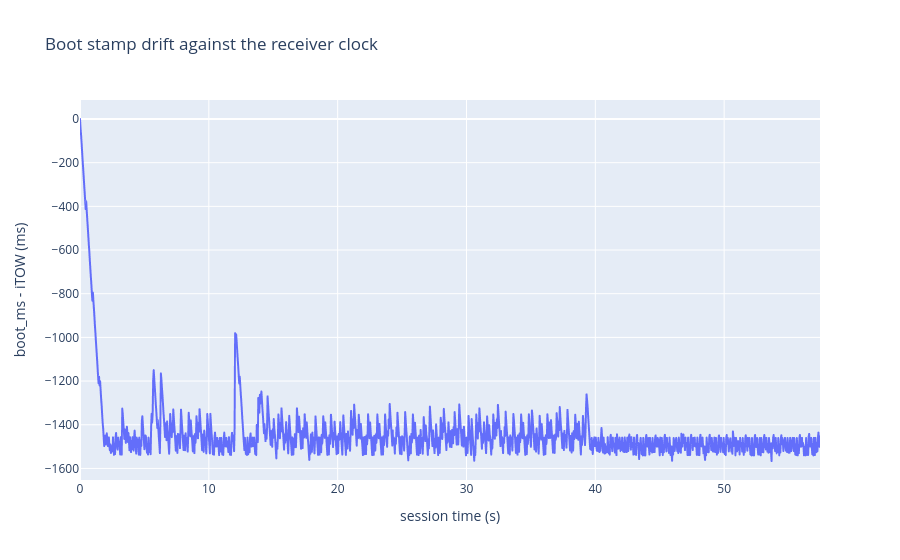

Notebook code cell kept with this figure:
### Code cell
# boot_ms is stamped by the app loop when it drains the receiver's queue, not
# by the receiver, so it is a burst-arrival clock rather than a sample clock -
# worth seeing against iTOW before trusting it for anything.
px.line(
    df.assign(lag_ms=lambda d: (d["boot_ms"] - d["boot_ms"].iloc[0]) - d["t"] * 1e3),
    x="t",
    y="lag_ms",
    title="Boot stamp drift against the receiver clock",
    labels={"t": "session time (s)", "lag_ms": "boot_ms - iTOW (ms)"},
)

### Figure 1 — Plotly figure (JSON) as saved in the notebook; plotly's stock layout.template omitted (floating-point values rounded to 4 significant figures; data arrays with more than 128 entries replaced by an {"elided": "..."} marker saying what was removed)
{"data": [{"hovertemplate": "session time (s)=%{x}<br>boot_ms - iTOW (ms)=%{y}<extra></extra>", "legendgroup": "", "line": {"color": "#636efa", "dash": "solid"}, "marker": {"symbol": "circle"}, "mode": "lines", "name": "", "showlegend": false, "type": "scattergl", "x": {"elided": "1435 float values"}, "xaxis": "x", "y": {"elided": "1435 float values"}, "yaxis": "y"}], "layout": {"legend": {"tracegroupgap": 0}, "title": {"text": "Boot stamp drift against the receiver clock"}, "xaxis": {"anchor": "y", "domain": [0, 1], "title": {"text": "session time (s)"}}, "yaxis": {"anchor": "x", "domain": [0, 1], "title": {"text": "boot_ms - iTOW (ms)"}}}}
